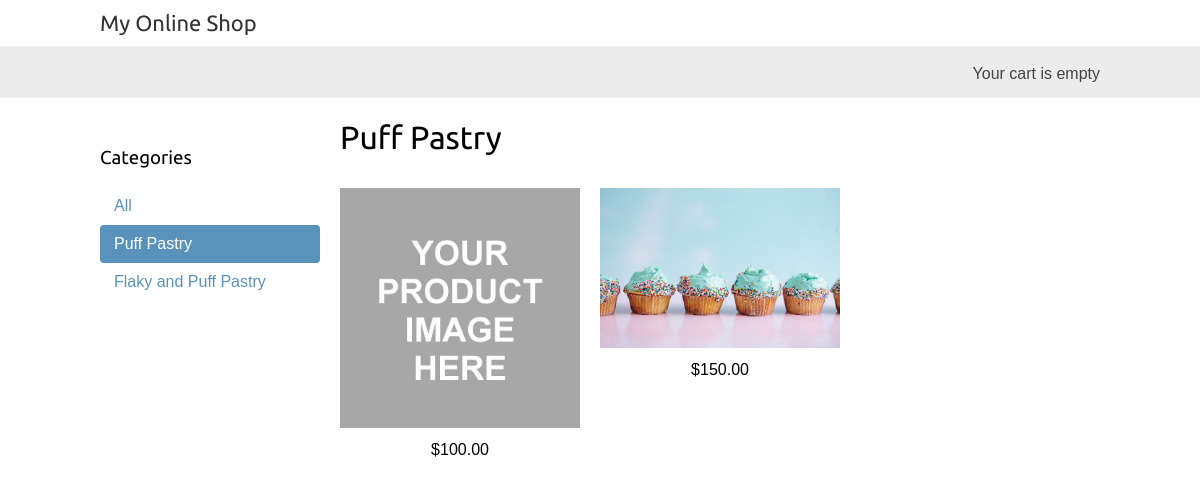
/Puff/, run on the app's committed database.
### onlineshop/models.py (models this page shows, shortened)
class Category(models.Model):
    name = models.CharField(max_length=200, db_index=True)
    slug = models.SlugField(max_length=200, unique=True)
    def get_absolute_url(self):
        return reverse("onlineshop:product_list_by_category", args=[self.slug])
    class Meta:
        ordering = ['-name']
        verbose_name = 'Category'
        verbose_name_plural = 'Categories'

class Product(models.Model):
    category = models.ForeignKey(Category, related_name="products", on_delete=models.SET_NULL, null=True)
    name = models.CharField(max_length=200, db_index=True)
    slug = models.SlugField(max_length=200, unique=True)
    image = models.ImageField(upload_to="products/%Y/%M/%d", blank=True)
    description = models.TextField(blank=True)
    price = models.DecimalField(max_digits=10, decimal_places=2)
    available = models.BooleanField(default=True)
    created_at = models.DateTimeField(auto_now_add=True)
    updated_at = models.DateTimeField(auto_now=True)
    def get_absolute_url(self):
        return reverse("onlineshop:product_detail", args=[self.id, self.slug])
    class Meta:
        ordering = ['-name']
        index_together = (('id', 'slug'),)

### onlineshop/views.py (the view)
# urls.py: path('',  product_list, name='product_list'),
def product_list(request, category_slug=None):
    category = None
    categories = Category.objects.all()
    products = Product.objects.filter(available=True)
    if category_slug:
        category = get_object_or_404(Category, slug=category_slug)
        products = products.filter(category=category)
    context = {
        'category': category,
        'categories': categories,
        'products': products
    }
    return render(request, 'onlineshop/product/list.html', context)

### cart/cart.py (called while the page is built)
    def __len__(self):
        return sum( item['quantity'] for item in self.cart.values())

### cart/context_processors.py (called while the page is built)
def cart(request):
    return {'cart': Cart(request)}

### onlineshop/templates/onlineshop/product/list.html (shortened to what this page needs)
{% extends 'onlineshop/base.html' %}
{% load static %}
{% block content %}
    <div id="sidebar">
        <h3>Categories</h3>
        <ul>
            <li {% if not category %}class="selected"{% endif %}>
                <a href="{% url 'onlineshop:product_list' %}">All</a>
            </li>
            {% for c in categories %}
                <li {% if category.slug == c.slug %}class="selected"{% endif %} >
                    <a href="{{ c.get_absolute_url }}">{{ c.name }}</a>
                </li>
            {% endfor %}
        </ul>
    </div>
    <div>
        <div id="main" class="product-list">
            <h1>{%if category %}{{ category.name }}{% else %}Products{% endif %}</h1>
            {% for product in products %}
                <div class="item">
                    <a href="{{ product.get_absolute_url }}">
                        <img src="{% if product.image %}{{ product.image.url }}{% else %}{% static 'img/default_pr.jpg' %}{% endif %}">
                    </a>
                    <br>
                    ${{ product.price }}
                </div>
            {% endfor %}
        </div>
    </div>
{% endblock %}

### static/css/base.css (style rules this page uses)
body { margin:0; padding:0; font-family:helvetica, sans-serif; }
h1, h2, h3, h4, h5 , h6 { font-family: 'Ubuntu', sans-serif; font-weight:normal; }
a { text-decoration:none; color:#5993bb; }
#sidebar { width:220px; padding:30px 20px 0 0; float:left; }
#sidebar ul { margin:0; padding:0; }
#sidebar ul li { margin:0; list-style:none; padding:10px 14px; }
#sidebar ul li a { display:block; }
#sidebar ul li.selected { background:#5993bb; border-radius:4px; }
#sidebar ul li.selected a { color:#fff; }
#main { float:left; width: 96%; margin-right:-220px; overflow:hidden; }
.product-list .item { width:25%; padding:10px 20px 10px 0; float:left; text-align:center; line-height:1.2; }
.product-list .item img { width:100%; margin-bottom:8px; }

### data on the page
Category: name "Puff Pastry"
Category: name "Flaky and Puff Pastry"
Product: price "100.00"
Product: image (picture), price "150.00"
